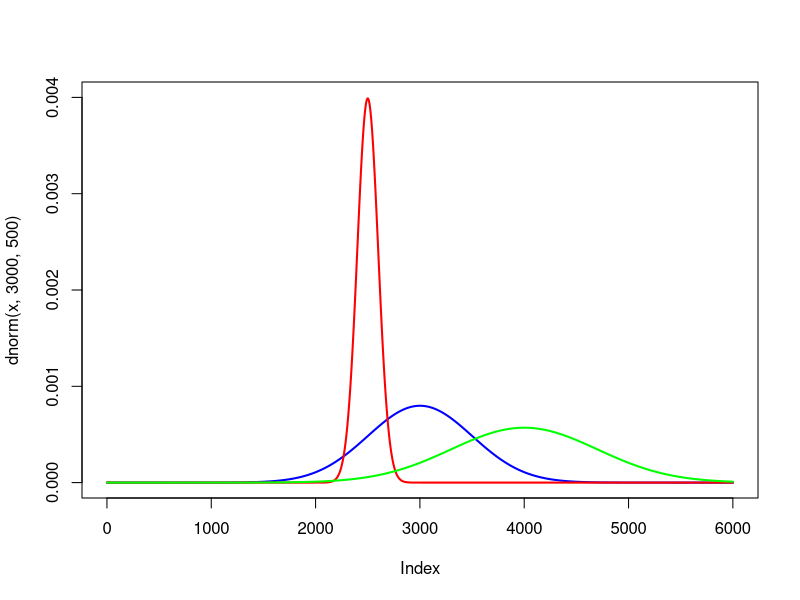

Write the R code that produced this figure.
## ---- chunk 1
knitr::opts_chunk$set(echo = TRUE)
## ---- chunk 2
x = seq(0, 6000)
plot(dnorm(x, 3000, 500), type="l", lwd=2, ylim = c(0, 0.004), col="blue")
lines(x, dnorm(x, 2500, 100), lwd=2, col="red")
lines(x, dnorm(x, 4000, 700), lwd=2, col="green")

#Lampen van ype C
qnorm(0.05, 4000, 700)

#Kosten per onderhoudsbeurt
3 * 10000 + 40000

#Factor van de tijd
2828.602/2335.515

#Factor van de kosten
30000/20000

#De lampen van type C gaan dus ongeveer 21 procent langer mee dan type B terwijl de lampen van type C 50 procent duurder zijn dan de lampen van type B. Type B is dus goedkooper.
## ---- chunk 3

